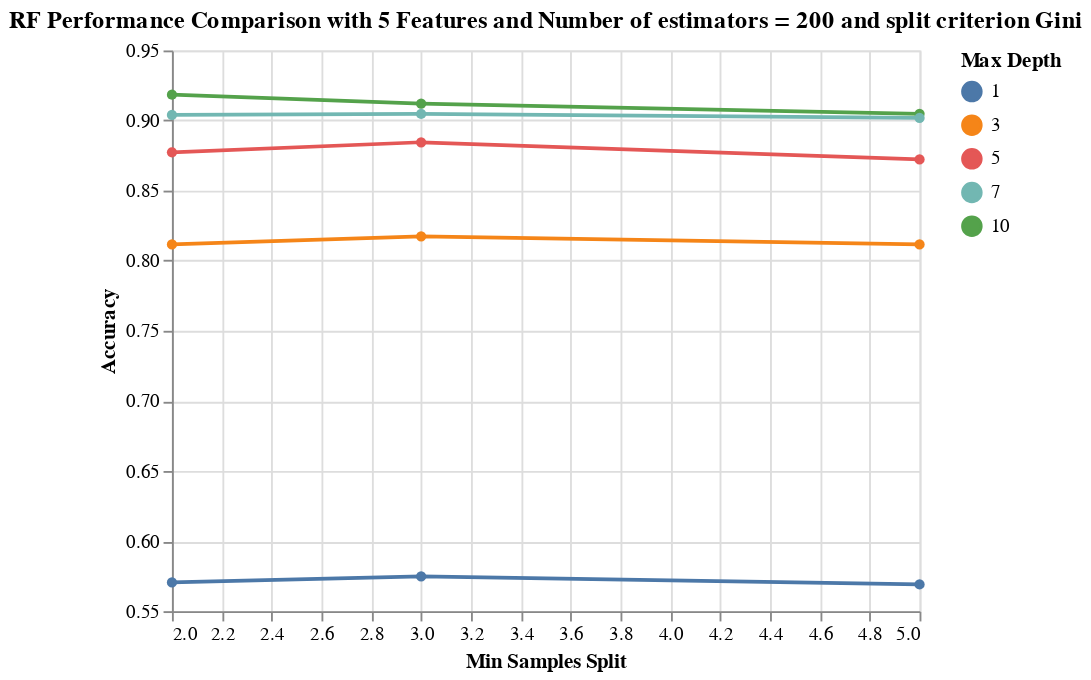

Write notebook code for a chart like this one.
### Markdown cell above
**Visualizing the results of the grid search corresponding to 4 selected features for Split Criterion Gini Index**

### Code cell
results_RF_gini = results_RF[(results_RF['rfi_fs__n_features_'] == 4) 
                        & (results_RF['rf__n_estimators'] == 200) & (results_RF['rf__criterion'] == 'gini')]
alt.Chart(results_RF_gini, 
          title='RF Performance Comparison with 5 Features and Number of estimators = 200 and split criterion Gini'
         ).mark_line(point=True).encode(
    alt.X('rf__min_samples_split', title='Min Samples Split'),
    alt.Y('mean_score', title='Accuracy', scale=alt.Scale(zero=False)),
    alt.Color('rf__max_depth:N', title='Max Depth'))

### Figure 1 — Vega-Lite specification as saved in the notebook (floating-point values rounded to 4 significant figures)
{"config": {"view": {"continuousWidth": 400, "continuousHeight": 300}}, "data": {"name": "data-2d033211ce9bbb99269a1c4addd3c593"}, "mark": {"type": "line", "point": true}, "encoding": {"color": {"type": "nominal", "field": "rf__max_depth", "title": "Max Depth"}, "x": {"type": "quantitative", "field": "rf__min_samples_split", "title": "Min Samples Split"}, "y": {"type": "quantitative", "field": "mean_score", "scale": {"zero": false}, "title": "Accuracy"}}, "title": "RF Performance Comparison with 5 Features and Number of estimators = 200 and split criterion Gini", "$schema": "https://vega.github.io/schema/vega-lite/v4.8.1.json", "datasets": {"data-2d033211ce9bbb99269a1c4addd3c593": [{"mean_score": 0.9185, "std_score": 0.01785, "max_score": 0.9353, "min_score": 0.8925, "rf__criterion": "gini", "rf__max_depth": 10, "rf__min_samples_split": 2, "rf__n_estimators": 200, "rfi_fs__n_features_": 4}, {"mean_score": 0.912, "std_score": 0.01897, "max_score": 0.9317, "min_score": 0.8781, "rf__criterion": "gini", "rf__max_depth": 10, "rf__min_samples_split": 3, "rf__n_estimators": 200, "rfi_fs__n_features_": 4}, {"mean_score": 0.9048, "std_score": 0.02178, "max_score": 0.9281, "min_score": 0.8674, "rf__criterion": "gini", "rf__max_depth": 10, "rf__min_samples_split": 5, "rf__n_estimators": 200, "rfi_fs__n_features_": 4}, {"mean_score": 0.9048, "std_score": 0.0171, "max_score": 0.9245, "min_score": 0.8781, "rf__criterion": "gini", "rf__max_depth": 7, "rf__min_samples_split": 3, "rf__n_estimators": 200, "rfi_fs__n_features_": 4}, {"mean_score": 0.904, "std_score": 0.01852, "max_score": 0.9281, "min_score": 0.8746, "rf__criterion": "gini", "rf__max_depth": 7, "rf__min_samples_split": 2, "rf__n_estimators": 200, "rfi_fs__n_features_": 4}, {"mean_score": 0.9019, "std_score": 0.01729, "max_score": 0.9173, "min_score": 0.8781, "rf__criterion": "gini", "rf__max_depth": 7, "rf__min_samples_split": 5, "rf__n_estimators": 200, "rfi_fs__n_features_": 4}, {"mean_score": 0.8845, "std_score": 0.0239, "max_score": 0.9173, "min_score": 0.8582, "rf__criterion": "gini", "rf__max_depth": 5, "rf__min_samples_split": 3, "rf__n_estimators": 200, "rfi_fs__n_features_": 4}, {"mean_score": 0.8773, "std_score": 0.01764, "max_score": 0.9029, "min_score": 0.8566, "rf__criterion": "gini", "rf__max_depth": 5, "rf__min_samples_split": 2, "rf__n_estimators": 200, "rfi_fs__n_features_": 4}, {"mean_score": 0.8723, "std_score": 0.02441, "max_score": 0.9029, "min_score": 0.8423, "rf__criterion": "gini", "rf__max_depth": 5, "rf__min_samples_split": 5, "rf__n_estimators": 200, "rfi_fs__n_features_": 4}, {"mean_score": 0.8174, "std_score": 0.03285, "max_score": 0.8633, "min_score": 0.7742, "rf__criterion": "gini", "rf__max_depth": 3, "rf__min_samples_split": 3, "rf__n_estimators": 200, "rfi_fs__n_features_": 4}, {"mean_score": 0.8117, "std_score": 0.03105, "max_score": 0.8525, "min_score": 0.7706, "rf__criterion": "gini", "rf__max_depth": 3, "rf__min_samples_split": 5, "rf__n_estimators": 200, "rfi_fs__n_features_": 4}, {"mean_score": 0.8117, "std_score": 0.0337, "max_score": 0.8525, "min_score": 0.767, "rf__criterion": "gini", "rf__max_depth": 3, "rf__min_samples_split": 2, "rf__n_estimators": 200, "rfi_fs__n_features_": 4}, {"mean_score": 0.5748, "std_score": 0.05018, "max_score": 0.6559, "min_score": 0.4982, "rf__criterion": "gini", "rf__max_depth": 1, "rf__min_samples_split": 3, "rf__n_estimators": 200, "rfi_fs__n_features_": 4}, {"mean_score": 0.5705, "std_score": 0.0542, "max_score": 0.6667, "min_score": 0.5164, "rf__criterion": "gini", "rf__max_depth": 1, "rf__min_samples_split": 2, "rf__n_estimators": 200, "rfi_fs__n_features_": 4}, {"mean_score": 0.5691, "std_score": 0.05224, "max_score": 0.6416, "min_score": 0.5018, "rf__criterion": "gini", "rf__max_depth": 1, "rf__min_samples_split": 5, "rf__n_estimators": 200, "rfi_fs__n_features_": 4}]}}
